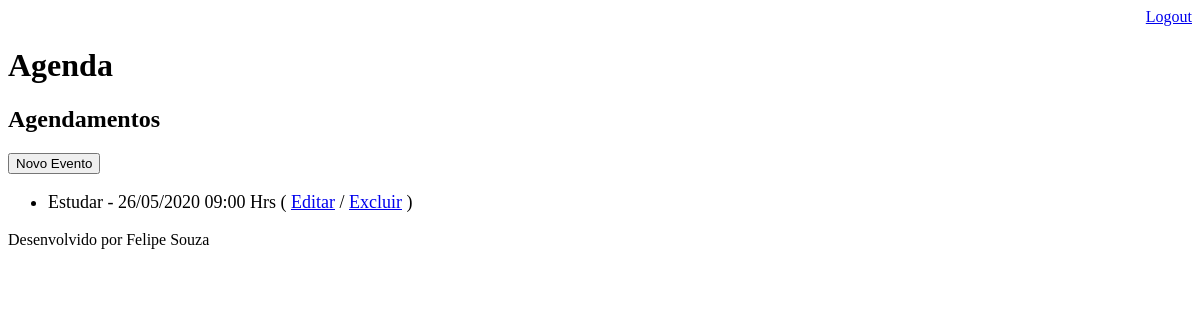
The page /agenda/ (signed in) on the database as committed earlier.
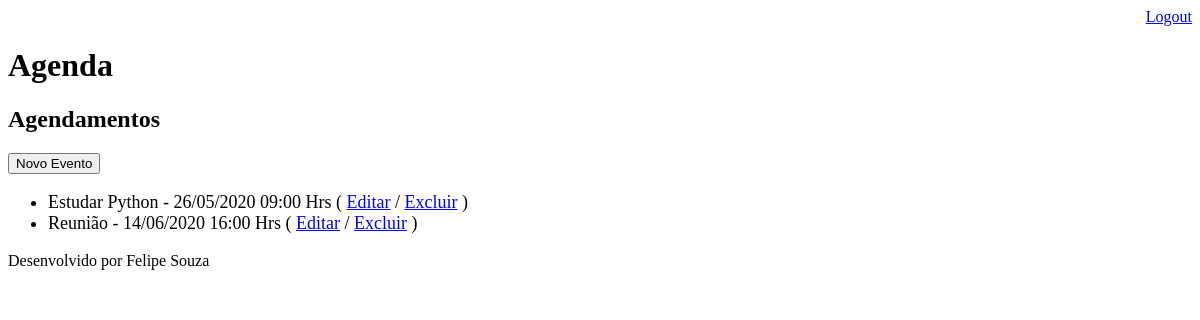
The same page on the database as committed later.
### core/models.py (models this page shows, shortened)
class Evento(models.Model):
    titulo = models.CharField(max_length=100)
    descricao = models.TextField(blank=True, null=True)
    local = models.CharField(max_length=100)
    data_evento = models.DateTimeField(verbose_name='Data do Evento')
    data_criacao = models.DateTimeField(auto_now=True)
    usuario = models.ForeignKey(User, on_delete=models.CASCADE)
    class Meta:
        db_table = 'evento'
    def get_data_evento(self):
        return self.data_evento.strftime('%d/%m/%Y %H:%M Hrs')
    def get_evento_atrasado(self):
        if self.data_evento < datetime.now():
            print(f'Atrasado: {self.data_evento}')
            return True
        else:
            return False

### core/views.py (the view)
# urls.py: path('agenda/', views.listaeventos),
@login_required(login_url='/login/')
def listaeventos(request):
    usuario = request.user
    dataatual = datetime.now() - timedelta(hours=1)
    evento = Evento.objects.filter(usuario=usuario, data_evento__gt=dataatual)
    dados = {'eventos':evento,}
    return render(request, 'agenda.html', dados)

### templates/agenda.html (shortened to what this page needs)
{% extends "model-page.html" %}
{% block content %}
    <h2>Agendamentos</h2>
    <a href="evento/">
        <button type="button">Novo Evento</button>
    </a>
    <ul style="font-size: 18px">
        {% for evento in eventos %}
        <li>
            <div style=>
                {{ evento.titulo }} - {{ evento.get_data_evento }}
                ( <a href="evento/?id={{ evento.id }}">Editar</a> / <a href="evento/delete/{{ evento.id }}/">Excluir</a> )
            </div>
        </li>
        {% endfor %}
    </ul>
{% endblock %}

### templates/model-page.html
<!DOCTYPE html>
<html lang="en">
<head>
    {% include "model-header.html" %}
</head>
<body>
    {% block content %} {% endblock %}
    {% include "model-footer.html" %}
</body>
</html>

### templates/model-header.html (shortened to what this page needs)
    <div align="right">
        <a href="/logout">Logout</a>
    </div>
    <h1>Agenda</h1>

### templates/model-footer.html
<p>Desenvolvido por Felipe Souza</p>

Rows that differ between the two databases and show on the page:
changed Evento: titulo "Estudar" → "Estudar Python"
added Evento: titulo "Reunião", get_data_evento "14/06/2020 16:00 Hrs"
